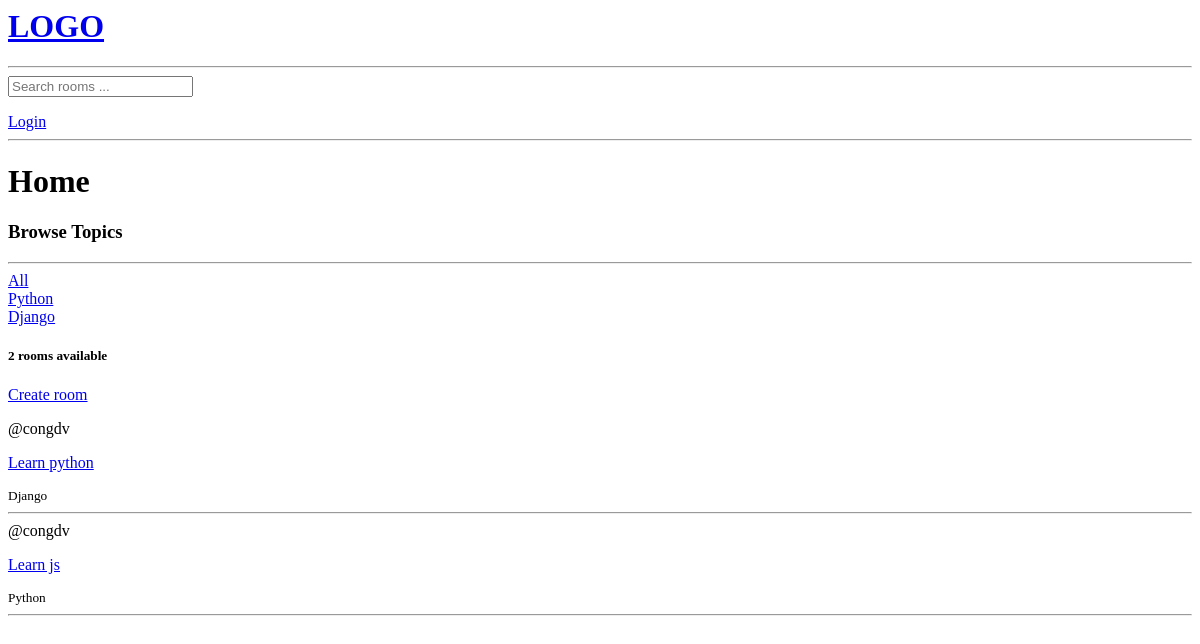
Before: / with the older database file.
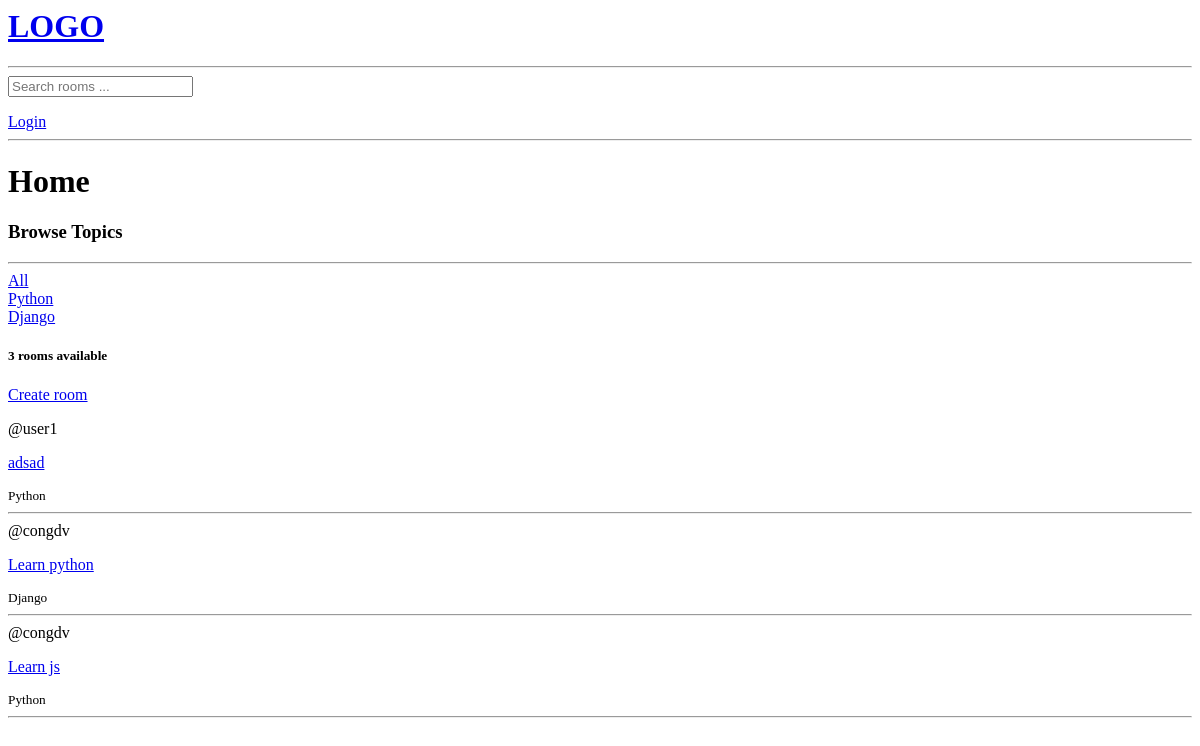
After: the same page with the newer database file.
### base/models.py (models this page shows, shortened)
class Topic(models.Model):
    name = models.TextField(max_length=200)

class Room(models.Model):
    topic = models.ForeignKey(Topic,on_delete=models.SET_NULL, null=True)
    host = models.ForeignKey(User,on_delete=models.SET_NULL, null=True)
    name = models.CharField(max_length=200)
    description = models.TextField(null=True,blank=True)
    updated = models.DateTimeField(auto_now=True)
    created = models.DateTimeField(auto_now_add=True)
    class Meta:
        ordering = ['-updated','-created']

### base/views.py (the view)
# urls.py: path('',views.home,name='home'),
def home(request):
    q = request.GET.get('q') if request.GET.get('q') != None else ''
    rooms =  Room.objects.filter(Q(topic__name__icontains=q) | Q(name__icontains=q) | Q(description__icontains=q))
    topics = Topic.objects.all()
    room_count = rooms.count()
    context = {'rooms':rooms,'topics':topics,'room_count':room_count}
    return render(request,'home.html',context)

### base/templates/home.html (shortened to what this page needs)
{% extends "main.html" %}
{% block content %}
<h1>Home</h1>
<div class="home-container">
    <div>
        <h3>Browse Topics</h3>
        <hr>
        <div>
            <a href="{% url "home" %}">All</a>
        </div>
        {% for topic in topics %}
            <div>
                <a href="{% url "home" %}?q={{topic.name}}">{{topic.name}}</a>
            </div>
        {% endfor %}
    </div>
    <h5>{{room_count}} rooms available</h5>
    <p>
    <a href="{% url "create-room" %}">Create room</a>
    </p>
{% for room in rooms %}
    <span>@{{room.host}}</span>
    <a href="{% url "room" room.id %}"><p>{{ room.name }}</p></a>
    <small>{{room.topic.name}}</small>
    <hr>
{% endfor %}
</div>
{% endblock %}

Changed rows visible on the page:
added Room: host "user1", name "adsad", topic.name "Python"
Other visible differences:
{{ room_count }}: "2" → "3"
